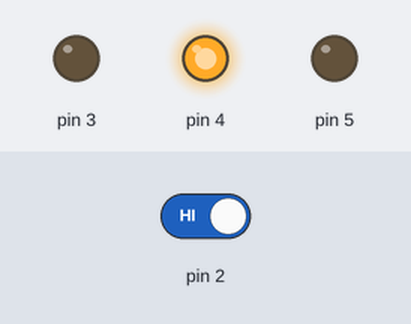
This sketch was run on a simulated Arduino Uno, built with avr-gcc and run on an emulated ATmega328P. Shown: output pins drawn as LEDs (lit = HIGH). Inputs (shaded band) come from the test bench; at power-on: pin 2 HIGH.

Above: at 8.3 s.
8.4 s: pin 2 driven LOW
At 10.0 s:
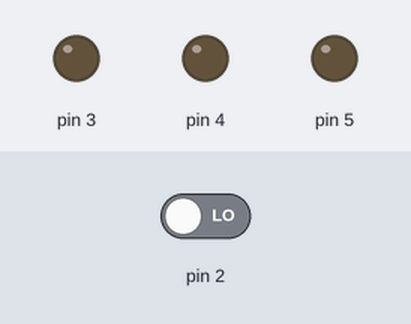
At 10.62 s:
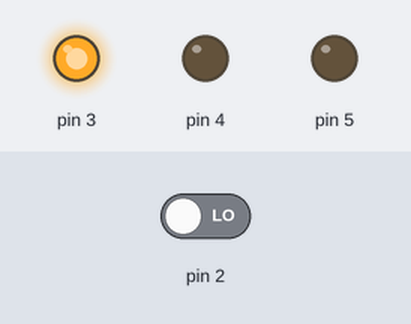
13.0 s: pin 2 driven HIGH
At 13.12 s:
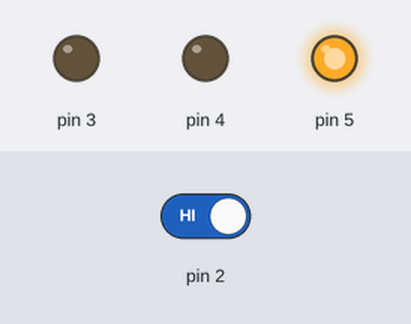
Timing chart, 0 to 23.6 s (numbered marks = the images above; inputs shaded):
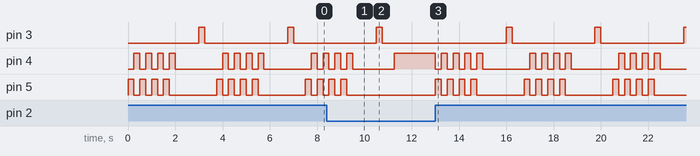

Measured:
- after the input at 8.4 s, pin 5: goes on until 9.3 s, then stays LOW
- after the input at 13.0 s, pin 3: alternates HIGH for 0.25 s and LOW for 3.5 s, starting after 3.0 s; pin 4: HIGH → LOW at once, then repeats every 3.8 s: 3 × (HIGH 0.25 s, LOW 0.25 s), HIGH 0.25 s, LOW 2.0 s; pin 5: LOW → HIGH at once, then repeats every 3.8 s: 3 × (LOW 0.25 s, HIGH 0.25 s), LOW 2.0 s, HIGH 0.25 s
- by itself, pin 3: alternates HIGH for 0.25 s and LOW for 3.5 s
- by itself, pin 4, pin 5: repeats every 3.8 s: 3 × (LOW 0.25 s, HIGH 0.25 s), LOW 2.0 s, HIGH 0.25 s

The sketch:

interfaccia-per-astronave.ino
```cpp
/*
 * Arduino Starter Kit - Progetto 2
 * Interfaccia per astronave
 * @author ludovicobesana
*/

int switchstate = 0;

void setup() {
  pinMode(3, OUTPUT);
  pinMode(4, OUTPUT);
  pinMode(5, OUTPUT);
  pinMode(2, INPUT);
}

void loop() {
  switchstate = digitalRead(2);

  if (switchstate == LOW) {
    digitalWrite(4, HIGH);
    digitalWrite(5, LOW);
    digitalWrite(3, LOW);
  }

  else {
    digitalWrite(4, LOW);
    digitalWrite(5, HIGH);
    delay(250);
    digitalWrite(4, HIGH);
    digitalWrite(5, LOW);
    delay(250);
    digitalWrite(4, LOW);
    digitalWrite(5, HIGH);
    delay(250);
    digitalWrite(4, HIGH);
    digitalWrite(5, LOW);
    delay(250);
    digitalWrite(4, LOW);
    digitalWrite(5, HIGH);
    delay(250);
    digitalWrite(4, HIGH);
    digitalWrite(5, LOW);
    delay(250);
    digitalWrite(4, LOW);
    digitalWrite(5, HIGH);
    delay(250);
    digitalWrite(4, HIGH);
    digitalWrite(5, LOW);
    delay(250);
    digitalWrite(4, LOW);
    delay(1000);
    digitalWrite(3, HIGH);
    delay(250);
    digitalWrite(3, LOW);
    delay(500);
  }
}
```
